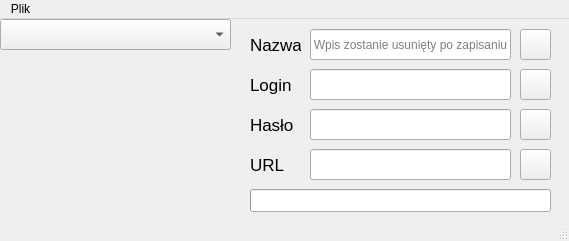
<?xml version="1.0" encoding="UTF-8"?>
<ui version="4.0">
 <class>MainWindow</class>
 <widget class="QMainWindow" name="MainWindow">
  <property name="geometry">
   <rect>
    <x>0</x>
    <y>0</y>
    <width>569</width>
    <height>241</height>
   </rect>
  </property>
  <property name="windowTitle">
   <string>SimplePasswordManager</string>
  </property>
  <property name="tabShape">
   <enum>QTabWidget::Rounded</enum>
  </property>
  <property name="unifiedTitleAndToolBarOnMac">
   <bool>false</bool>
  </property>
  <widget class="QWidget" name="centralwidget">
   <widget class="QComboBox" name="comboBox">
    <property name="geometry">
     <rect>
      <x>0</x>
      <y>0</y>
      <width>231</width>
      <height>31</height>
     </rect>
    </property>
   </widget>
   <widget class="QLabel" name="label">
    <property name="geometry">
     <rect>
      <x>250</x>
      <y>50</y>
      <width>51</width>
      <height>31</height>
     </rect>
    </property>
    <property name="font">
     <font>
      <pointsize>13</pointsize>
     </font>
    </property>
    <property name="text">
     <string>Login</string>
    </property>
   </widget>
   <widget class="QPushButton" name="LoginCopyButton">
    <property name="geometry">
     <rect>
      <x>520</x>
      <y>50</y>
      <width>31</width>
      <height>31</height>
     </rect>
    </property>
    <property name="text">
     <string/>
    </property>
    <property name="icon">
     <iconset>
      <normaloff>ClipBoardIcon.png</normaloff>ClipBoardIcon.png</iconset>
    </property>
    <property name="iconSize">
     <size>
      <width>32</width>
      <height>32</height>
     </size>
    </property>
   </widget>
   <widget class="QPushButton" name="PasswordCopyButton">
    <property name="geometry">
     <rect>
      <x>520</x>
      <y>90</y>
      <width>31</width>
      <height>31</height>
     </rect>
    </property>
    <property name="text">
     <string/>
    </property>
    <property name="icon">
     <iconset>
      <normaloff>ClipBoardIcon.png</normaloff>ClipBoardIcon.png</iconset>
    </property>
    <property name="iconSize">
     <size>
      <width>32</width>
      <height>32</height>
     </size>
    </property>
   </widget>
   <widget class="QPushButton" name="OpenUrlButton">
    <property name="geometry">
     <rect>
      <x>520</x>
      <y>130</y>
      <width>31</width>
      <height>31</height>
     </rect>
    </property>
    <property name="text">
     <string/>
    </property>
    <property name="icon">
     <iconset>
      <normaloff>ArrowIcon.png</normaloff>ArrowIcon.png</iconset>
    </property>
    <property name="iconSize">
     <size>
      <width>32</width>
      <height>32</height>
     </size>
    </property>
   </widget>
   <widget class="QLabel" name="label_3">
    <property name="geometry">
     <rect>
      <x>250</x>
      <y>90</y>
      <width>51</width>
      <height>31</height>
     </rect>
    </property>
    <property name="font">
     <font>
      <pointsize>13</pointsize>
     </font>
    </property>
    <property name="text">
     <string>Hasło</string>
    </property>
   </widget>
   <widget class="QLabel" name="label_4">
    <property name="geometry">
     <rect>
      <x>250</x>
      <y>130</y>
      <width>41</width>
      <height>31</height>
     </rect>
    </property>
    <property name="font">
     <font>
      <pointsize>13</pointsize>
     </font>
    </property>
    <property name="text">
     <string>URL</string>
    </property>
   </widget>
   <widget class="QLineEdit" name="PasswordBox">
    <property name="geometry">
     <rect>
      <x>310</x>
      <y>90</y>
      <width>201</width>
      <height>31</height>
     </rect>
    </property>
    <property name="font">
     <font>
      <pointsize>9</pointsize>
     </font>
    </property>
    <property name="text">
     <string/>
    </property>
    <property name="echoMode">
     <enum>QLineEdit::Password</enum>
    </property>
   </widget>
   <widget class="QLineEdit" name="LoginBox">
    <property name="geometry">
     <rect>
      <x>310</x>
      <y>50</y>
      <width>201</width>
      <height>31</height>
     </rect>
    </property>
    <property name="font">
     <font>
      <pointsize>9</pointsize>
     </font>
    </property>
    <property name="text">
     <string/>
    </property>
    <property name="echoMode">
     <enum>QLineEdit::Normal</enum>
    </property>
   </widget>
   <widget class="QLineEdit" name="UrlBox">
    <property name="geometry">
     <rect>
      <x>310</x>
      <y>130</y>
      <width>201</width>
      <height>31</height>
     </rect>
    </property>
    <property name="font">
     <font>
      <pointsize>9</pointsize>
     </font>
    </property>
    <property name="text">
     <string/>
    </property>
    <property name="echoMode">
     <enum>QLineEdit::Normal</enum>
    </property>
   </widget>
   <widget class="QLineEdit" name="NameBox">
    <property name="geometry">
     <rect>
      <x>310</x>
      <y>10</y>
      <width>201</width>
      <height>31</height>
     </rect>
    </property>
    <property name="font">
     <font>
      <pointsize>9</pointsize>
     </font>
    </property>
    <property name="text">
     <string/>
    </property>
    <property name="echoMode">
     <enum>QLineEdit::Normal</enum>
    </property>
    <property name="alignment">
     <set>Qt::AlignCenter</set>
    </property>
    <property name="placeholderText">
     <string>Wpis zostanie usunięty po zapisaniu</string>
    </property>
   </widget>
   <widget class="QLabel" name="label_2">
    <property name="geometry">
     <rect>
      <x>250</x>
      <y>10</y>
      <width>51</width>
      <height>31</height>
     </rect>
    </property>
    <property name="font">
     <font>
      <pointsize>13</pointsize>
     </font>
    </property>
    <property name="text">
     <string>Nazwa</string>
    </property>
   </widget>
   <widget class="QPushButton" name="SaveEntryButton">
    <property name="geometry">
     <rect>
      <x>520</x>
      <y>10</y>
      <width>31</width>
      <height>31</height>
     </rect>
    </property>
    <property name="text">
     <string/>
    </property>
    <property name="icon">
     <iconset>
      <normaloff>SaveIcon.png</normaloff>SaveIcon.png</iconset>
    </property>
    <property name="iconSize">
     <size>
      <width>32</width>
      <height>32</height>
     </size>
    </property>
   </widget>
   <widget class="QProgressBar" name="ClearClipboardBar">
    <property name="geometry">
     <rect>
      <x>250</x>
      <y>170</y>
      <width>301</width>
      <height>23</height>
     </rect>
    </property>
    <property name="maximum">
     <number>15</number>
    </property>
    <property name="value">
     <number>0</number>
    </property>
    <property name="textVisible">
     <bool>false</bool>
    </property>
   </widget>
  </widget>
  <widget class="QMenuBar" name="menubar">
   <property name="geometry">
    <rect>
     <x>0</x>
     <y>0</y>
     <width>569</width>
     <height>21</height>
    </rect>
   </property>
   <widget class="QMenu" name="menuPlik">
    <property name="title">
     <string>Plik</string>
    </property>
    <addaction name="actionNowy"/>
    <addaction name="actionOtw_rz_2"/>
    <addaction name="actionZapisz_2"/>
    <addaction name="actionZmie_has_o_g_wne"/>
    <addaction name="actionZamknij"/>
   </widget>
   <addaction name="menuPlik"/>
  </widget>
  <widget class="QStatusBar" name="statusbar"/>
  <action name="actionOtw_rz">
   <property name="text">
    <string>Otwórz</string>
   </property>
  </action>
  <action name="actionZapisz">
   <property name="text">
    <string>Zapisz</string>
   </property>
  </action>
  <action name="actionNowy">
   <property name="text">
    <string>Nowy</string>
   </property>
  </action>
  <action name="actionOtw_rz_2">
   <property name="text">
    <string>Otwórz</string>
   </property>
  </action>
  <action name="actionZapisz_2">
   <property name="text">
    <string>Zapisz</string>
   </property>
  </action>
  <action name="actionZamknij">
   <property name="text">
    <string>Zamknij</string>
   </property>
  </action>
  <action name="actionZmie_has_o_g_wne">
   <property name="text">
    <string>Zmień hasło</string>
   </property>
  </action>
 </widget>
 <resources/>
 <connections/>
</ui>
